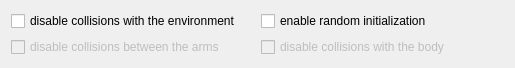
  <widget class="QWidget" name="layoutWidget">
   <property name="geometry">
    <rect>
     <x>420</x>
     <y>440</y>
     <width>515</width>
     <height>58</height>
    </rect>
   </property>
   <layout class="QVBoxLayout" name="verticalLayout_27">
    <item>
     <layout class="QHBoxLayout" name="horizontalLayout_23">
      <item>
       <widget class="QCheckBox" name="checkBox_coll">
        <property name="text">
         <string>disable collisions with the environment</string>
        </property>
        <property name="checked">
         <bool>false</bool>
        </property>
       </widget>
      </item>
      <item>
       <widget class="QCheckBox" name="checkBox_rand_init">
        <property name="text">
         <string>enable random initialization</string>
        </property>
        <property name="checked">
         <bool>false</bool>
        </property>
       </widget>
      </item>
     </layout>
    </item>
    <item>
     <layout class="QHBoxLayout" name="horizontalLayout_24">
      <item>
       <widget class="QCheckBox" name="checkBox_coll_arms">
        <property name="enabled">
         <bool>false</bool>
        </property>
        <property name="text">
         <string>disable collisions between the arms</string>
        </property>
        <property name="checked">
         <bool>false</bool>
        </property>
       </widget>
      </item>
      <item>
       <widget class="QCheckBox" name="checkBox_coll_body">
        <property name="enabled">
         <bool>false</bool>
        </property>
        <property name="text">
         <string>disable collisions with the body</string>
        </property>
        <property name="checked">
         <bool>false</bool>
        </property>
       </widget>
      </item>
     </layout>
    </item>
   </layout>
  </widget>
